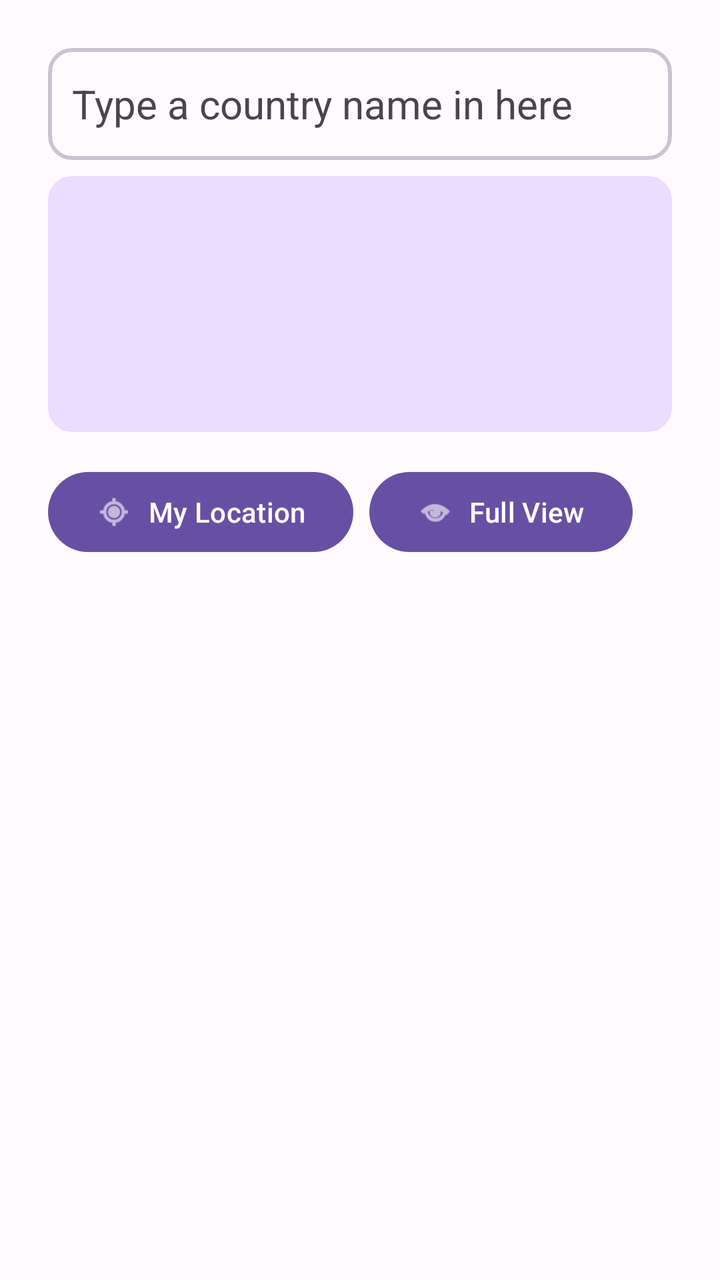
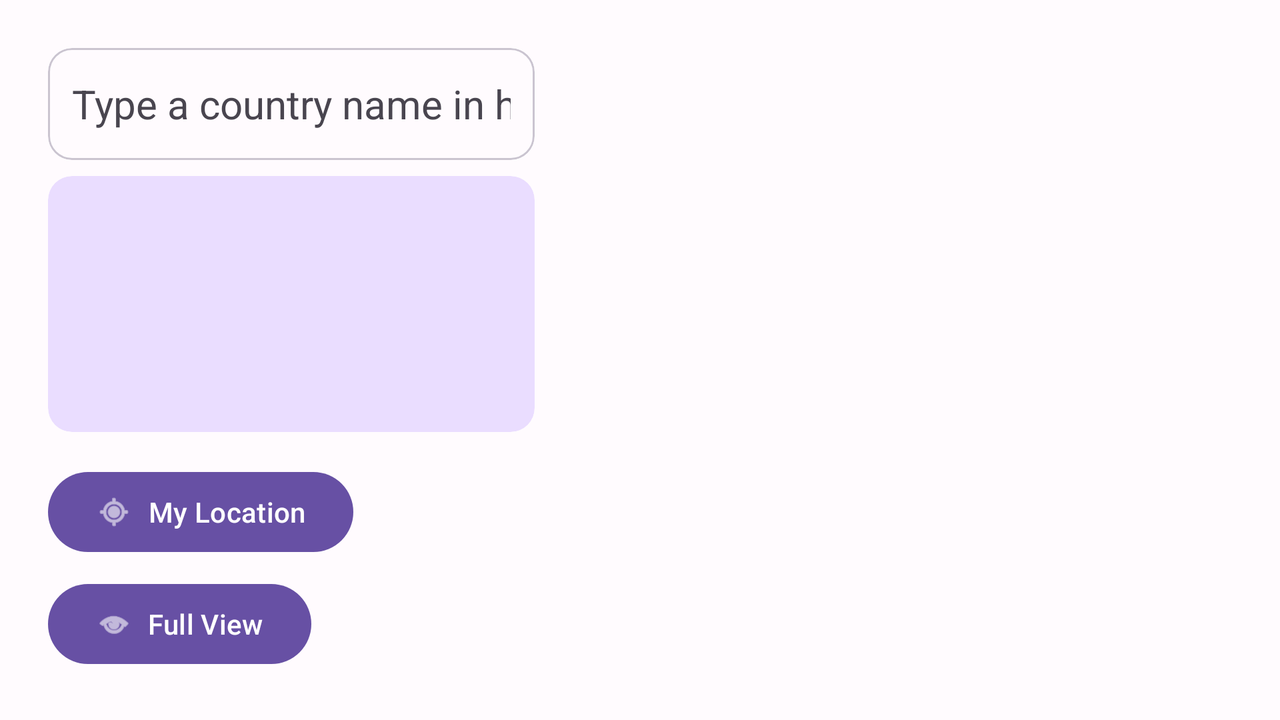

The same Android screen from two of the app's own layout files: first res/layout/ as a phone draws it, then the author's variant for another configuration, drawn on a device whose configuration selects that folder. Both files follow.
<!-- AndroidManifest.xml: application theme Theme.Covid19TrackingAndNews -->
<!-- res/layout/activity_main.xml -->
<?xml version="1.0" encoding="utf-8"?>
<androidx.constraintlayout.widget.ConstraintLayout xmlns:android="http://schemas.android.com/apk/res/android"
    xmlns:app="http://schemas.android.com/apk/res-auto"
    xmlns:tools="http://schemas.android.com/tools"
    android:layout_width="match_parent"
    android:layout_height="match_parent"
    android:background="#FFFBFE"
    android:theme="@style/Theme.Material3.Light.NoActionBar"
    tools:context=".MainActivity">

    <com.google.android.material.card.MaterialCardView
        android:id="@+id/insertCountry"
        android:layout_width="match_parent"
        android:layout_height="wrap_content"
        android:layout_marginLeft="24dp"
        android:layout_marginTop="24dp"
        android:layout_marginRight="24dp"
        app:cardBackgroundColor="#FFFBFE"
        app:cardCornerRadius="12dp"
        app:layout_constraintBottom_toTopOf="@+id/covid19Card"
        app:layout_constraintEnd_toEndOf="parent"
        app:layout_constraintStart_toStartOf="parent"
        app:layout_constraintTop_toTopOf="parent"
        app:strokeWidth="2dp">

        <com.google.android.material.textfield.MaterialAutoCompleteTextView
            android:id="@+id/countryInput"
            android:layout_width="match_parent"
            android:layout_height="match_parent"
            android:layout_marginStart="8dp"
            android:layout_marginLeft="4dp"
            android:layout_marginTop="4dp"
            android:layout_marginEnd="8dp"
            android:layout_marginRight="4dp"
            android:layout_marginBottom="4dp"
            android:backgroundTint="#00BA68C8"
            android:ems="10"
            android:fontFamily="sans-serif"
            android:hint="@string/country_name_hint"
            android:imeOptions="actionDone"
            android:inputType="text"
            android:minHeight="48dp"
            android:padding="8dp"
            android:pointerIcon="arrow"
            android:textAlignment="viewStart"
            android:textColorHighlight="#79747E"
            android:textColorHint="#49454F"
            android:textSize="20sp">

        </com.google.android.material.textfield.MaterialAutoCompleteTextView>

    </com.google.android.material.card.MaterialCardView>

    <com.google.android.material.card.MaterialCardView
        android:id="@+id/covid19Card"
        android:layout_width="match_parent"
        android:layout_height="wrap_content"
        android:layout_marginStart="24dp"
        android:layout_marginTop="8dp"
        android:layout_marginEnd="24dp"
        android:minHeight="128dp"
        app:cardBackgroundColor="#EADDFF"
        app:cardCornerRadius="12dp"
        app:layout_constraintBottom_toTopOf="@+id/getLocation"
        app:layout_constraintEnd_toEndOf="parent"
        app:layout_constraintStart_toStartOf="parent"
        app:layout_constraintTop_toBottomOf="@+id/insertCountry"
        app:strokeWidth="0dp">

        <androidx.constraintlayout.widget.ConstraintLayout
            android:layout_width="match_parent"
            android:layout_height="match_parent">

            <com.google.android.material.textview.MaterialTextView
                android:id="@+id/CountryName"
                android:layout_width="match_parent"
                android:layout_height="wrap_content"
                android:layout_marginStart="16dp"
                android:layout_marginTop="16dp"
                android:layout_marginEnd="16dp"
                android:textColor="#21005E"
                android:textSize="20sp"
                android:textStyle="bold"
                app:layout_constraintBottom_toTopOf="@id/CovidCases"
                app:layout_constraintEnd_toEndOf="parent"
                app:layout_constraintStart_toStartOf="parent"
                app:layout_constraintTop_toTopOf="parent" />

            <com.google.android.material.textview.MaterialTextView
                android:id="@+id/CovidCases"
                android:layout_width="match_parent"
                android:layout_height="wrap_content"
                android:layout_marginStart="16dp"
                android:layout_marginTop="8dp"
                android:layout_marginEnd="16dp"
                android:layout_marginBottom="16dp"
                android:textColor="#21005E"
                app:layout_constraintBottom_toBottomOf="parent"
                app:layout_constraintEnd_toEndOf="parent"
                app:layout_constraintStart_toStartOf="parent"
                app:layout_constraintTop_toBottomOf="@+id/CountryName" />
        </androidx.constraintlayout.widget.ConstraintLayout>

    </com.google.android.material.card.MaterialCardView>

    <com.google.android.material.button.MaterialButton
        android:id="@+id/getLocation"
        android:layout_width="wrap_content"
        android:layout_height="wrap_content"
        android:layout_marginStart="24dp"
        android:layout_marginTop="16dp"
        android:layout_marginBottom="8dp"
        android:minHeight="48dp"
        android:onClick="getLocation"
        android:text="@string/my_location"
        android:theme="@style/ThemeOverlay.Material3.Button"
        app:icon="@android:drawable/ic_menu_mylocation"
        app:layout_constraintBottom_toTopOf="@+id/savedNewsView"
        app:layout_constraintEnd_toEndOf="parent"
        app:layout_constraintHorizontal_bias="0.0"
        app:layout_constraintStart_toStartOf="parent"
        app:layout_constraintTop_toBottomOf="@id/covid19Card" />

    <com.google.android.material.button.MaterialButton
        android:id="@+id/showFullView"
        android:layout_width="wrap_content"
        android:layout_height="wrap_content"
        android:layout_marginStart="8dp"
        android:minHeight="48dp"
        android:onClick="changeToFullView"
        android:text="@string/full_view"
        android:theme="@style/ThemeOverlay.Material3.Button"
        app:icon="@android:drawable/ic_menu_view"
        app:layout_constraintBottom_toBottomOf="@+id/getLocation"
        app:layout_constraintEnd_toEndOf="parent"
        app:layout_constraintHorizontal_bias="0.0"
        app:layout_constraintStart_toEndOf="@+id/getLocation"
        app:layout_constraintTop_toTopOf="@+id/getLocation" />

    <androidx.recyclerview.widget.RecyclerView
        android:id="@+id/savedNewsView"
        android:layout_width="0dp"
        android:layout_height="0dp"
        android:layout_marginTop="8dp"
        android:paddingLeft="16dp"
        android:paddingRight="16dp"
        app:layout_constraintBottom_toBottomOf="parent"
        app:layout_constraintEnd_toEndOf="parent"
        app:layout_constraintHorizontal_bias="0.0"
        app:layout_constraintStart_toStartOf="parent"
        app:layout_constraintTop_toBottomOf="@+id/getLocation"
        app:layout_constraintVertical_bias="0.0"
        tools:listitem="@layout/news_item" />

</androidx.constraintlayout.widget.ConstraintLayout>
<!-- res/layout/news_item.xml (included above) -->
<?xml version="1.0" encoding="utf-8"?>
<com.google.android.material.card.MaterialCardView xmlns:android="http://schemas.android.com/apk/res/android"
    xmlns:app="http://schemas.android.com/apk/res-auto"

    xmlns:tools="http://schemas.android.com/tools"
    android:layout_width="match_parent"
    android:layout_height="wrap_content"
    app:cardBackgroundColor="#EADDFF"
    app:cardCornerRadius="12dp"
    app:cardPreventCornerOverlap="true"
    app:cardUseCompatPadding="true"
    app:strokeWidth="0dp">

    

    <androidx.constraintlayout.widget.ConstraintLayout
        android:id="@+id/newsCard"
        android:layout_width="match_parent"
        android:layout_height="wrap_content"
        android:padding="8dp">

        <androidx.cardview.widget.CardView
            android:id="@+id/itemImageCard"
            android:layout_width="100dp"
            android:layout_height="wrap_content"
            android:contentDescription="@string/app_name"
            android:padding="8dp"
            app:cardCornerRadius="8dp"
            app:cardElevation="0dp"
            app:layout_constraintEnd_toEndOf="parent"
            app:layout_constraintTop_toTopOf="parent">
            
            <ImageView
                android:id="@+id/itemImage"
                android:layout_width="100dp"
                android:layout_height="100dp"
                android:scaleType="centerCrop"
                android:src="@drawable/itembg" />
        </androidx.cardview.widget.CardView>
        

        
        

        <TextView
            android:id="@+id/newsTitle"
            android:layout_width="0dp"
            android:layout_height="wrap_content"
            android:layout_marginTop="8dp"
            android:layout_marginEnd="8dp"
            android:autoSizeTextType="none"
            android:fontFamily="@font/nunito_sans"
            android:text="@string/news_title"
            android:textAppearance="@style/TextAppearance.AppCompat.Body1"
            android:textColor="#21005E"
            android:textSize="20sp"
            android:textStyle="bold"
            app:layout_constraintEnd_toStartOf="@+id/itemImageCard"
            app:layout_constraintHorizontal_bias="1.0"
            app:layout_constraintStart_toStartOf="parent"
            app:layout_constraintTop_toBottomOf="@id/newsAuthor" />

        <TextView
            android:id="@+id/newsAuthor"
            android:layout_width="0dp"
            android:layout_height="wrap_content"
            android:layout_marginEnd="8dp"
            android:drawablePadding="2dp"
            android:fontFamily="@font/nunito_sans"
            android:text="@string/news_author"
            android:textAppearance="@style/TextAppearance.AppCompat.Small"
            android:textColor="#21005E"
            android:textSize="14sp"
            app:layout_constraintBottom_toTopOf="@id/newsTitle"
            app:layout_constraintEnd_toStartOf="@+id/itemImageCard"
            app:layout_constraintStart_toStartOf="parent"
            app:layout_constraintTop_toTopOf="parent" />

        <TextView
            android:id="@+id/publishedTime"
            android:layout_width="0dp"
            android:layout_height="wrap_content"
            android:layout_marginTop="8dp"
            android:drawablePadding="2dp"
            android:fontFamily="@font/nunito_sans"
            android:text="@string/published_time"
            android:textAppearance="@style/TextAppearance.AppCompat.Small"
            android:textColor="#21005E"
            android:textSize="14sp"
            app:layout_constraintBottom_toBottomOf="parent"
            app:layout_constraintStart_toStartOf="parent"
            app:layout_constraintTop_toBottomOf="@+id/newsTitle"
            app:layout_constraintVertical_bias="1.0" />

    </androidx.constraintlayout.widget.ConstraintLayout>
</com.google.android.material.card.MaterialCardView>
<!-- resources referenced by this layout -->
<resources>
  <!-- drawable itembg: png bitmap (drawable, 5757 bytes) -->
  <string name="app_name">Covid 19 Tracking and News</string>
  <string name="country_name_hint">Type a country name in here </string>
  <string name="full_view">Full View </string>
  <string name="my_location">My Location </string>
  <string name="news_author">Covid 19 Tracking and News</string>
  <string name="news_title">Covid 19 Tracking and News</string>
  <string name="published_time">Covid 19 Tracking and News</string>
  <style name="Theme.Covid19TrackingAndNews" parent="Theme.MaterialComponents.DayNight.NoActionBar">
          
          <item name="colorPrimary">@color/purple_500</item>
          <item name="colorPrimaryVariant">@color/purple_700</item>
          <item name="colorOnPrimary">@color/white</item>
          
          <item name="colorSecondary">@color/teal_200</item>
          <item name="colorSecondaryVariant">@color/teal_700</item>
          <item name="colorOnSecondary">@color/black</item>
          
          <item name="android:statusBarColor" tools:targetApi="l">?attr/colorPrimaryVariant</item>
          
      </style>
</resources>
<!-- res/layout-land/activity_main.xml (the author's variant of the layout above) -->
<!-- drawn on the phone turned sideways -->
<?xml version="1.0" encoding="utf-8"?>
<androidx.constraintlayout.widget.ConstraintLayout xmlns:android="http://schemas.android.com/apk/res/android"
    xmlns:app="http://schemas.android.com/apk/res-auto"
    xmlns:tools="http://schemas.android.com/tools"
    android:layout_width="match_parent"
    android:layout_height="match_parent"
    android:background="#FFFBFE"
    android:paddingRight="24dp"
    android:theme="@style/Theme.Material3.Light.NoActionBar"
    tools:context=".MainActivity">

    <com.google.android.material.card.MaterialCardView
        android:id="@+id/insertCountry"
        android:layout_width="0dp"
        android:layout_height="wrap_content"
        android:layout_marginStart="24dp"
        android:layout_marginTop="24dp"
        android:layout_marginEnd="24dp"
        app:cardBackgroundColor="#FFFBFE"
        app:cardCornerRadius="12dp"
        app:layout_constraintBottom_toTopOf="@id/covid19Card"
        app:layout_constraintEnd_toStartOf="@id/savedNewsView"
        app:layout_constraintHorizontal_weight="3"
        app:layout_constraintStart_toStartOf="parent"
        app:layout_constraintTop_toTopOf="parent">

        <com.google.android.material.textfield.MaterialAutoCompleteTextView
            android:id="@+id/countryInput"
            android:layout_width="match_parent"
            android:layout_height="wrap_content"
            android:layout_marginStart="8dp"
            android:layout_marginLeft="4dp"
            android:layout_marginTop="4dp"
            android:layout_marginEnd="8dp"
            android:layout_marginRight="4dp"
            android:layout_marginBottom="4dp"
            android:backgroundTint="#00BA68C8"
            android:ems="10"
            android:fontFamily="sans-serif"
            android:hint="@string/country_name_hint"
            android:imeOptions="actionDone"
            android:inputType="text"
            android:minHeight="48dp"
            android:padding="8dp"
            android:pointerIcon="arrow"
            android:textAlignment="viewStart"
            android:textColorHighlight="#79747E"
            android:textColorHint="#49454F"
            android:textSize="20sp" />
    </com.google.android.material.card.MaterialCardView>

    <com.google.android.material.card.MaterialCardView
        android:id="@+id/covid19Card"
        android:layout_width="0dp"
        android:layout_height="wrap_content"
        android:layout_marginStart="24dp"
        android:layout_marginTop="8dp"
        android:layout_marginEnd="24dp"
        android:minHeight="128dp"
        app:cardBackgroundColor="#EADDFF"
        app:cardCornerRadius="12dp"
        app:layout_constraintBottom_toTopOf="@+id/getLocation"
        app:layout_constraintEnd_toStartOf="@id/savedNewsView"
        app:layout_constraintHorizontal_bias="1.0"
        app:layout_constraintHorizontal_weight="3"
        app:layout_constraintStart_toStartOf="parent"
        app:layout_constraintTop_toBottomOf="@id/insertCountry"
        app:strokeWidth="0dp">

        <androidx.constraintlayout.widget.ConstraintLayout
            android:layout_width="match_parent"
            android:layout_height="match_parent">

            <com.google.android.material.textview.MaterialTextView
                android:id="@+id/CountryName"
                android:layout_width="match_parent"
                android:layout_height="wrap_content"
                android:layout_marginStart="16dp"
                android:layout_marginTop="16dp"
                android:layout_marginEnd="16dp"
                android:textColor="#21005E"
                android:textSize="20sp"
                android:textStyle="bold"
                app:layout_constraintBottom_toTopOf="@id/CovidCases"
                app:layout_constraintEnd_toEndOf="parent"
                app:layout_constraintStart_toStartOf="parent"
                app:layout_constraintTop_toTopOf="parent" />

            <com.google.android.material.textview.MaterialTextView
                android:id="@+id/CovidCases"
                android:layout_width="match_parent"
                android:layout_height="wrap_content"
                android:layout_marginStart="16dp"
                android:layout_marginTop="8dp"
                android:layout_marginEnd="16dp"
                android:layout_marginBottom="16dp"
                android:textColor="#21005E"
                app:layout_constraintBottom_toBottomOf="parent"
                app:layout_constraintEnd_toEndOf="parent"
                app:layout_constraintStart_toStartOf="parent"
                app:layout_constraintTop_toBottomOf="@+id/CountryName" />
        </androidx.constraintlayout.widget.ConstraintLayout>

    </com.google.android.material.card.MaterialCardView>

    <com.google.android.material.button.MaterialButton
        android:id="@+id/getLocation"
        android:layout_width="wrap_content"
        android:layout_height="wrap_content"
        android:layout_marginStart="24dp"
        android:layout_marginTop="16dp"
        android:minHeight="48dp"
        android:onClick="getLocation"
        android:text="@string/my_location"
        android:theme="@style/ThemeOverlay.Material3.Button"
        app:icon="@android:drawable/ic_menu_mylocation"
        app:layout_constraintEnd_toStartOf="@id/savedNewsView"
        app:layout_constraintHorizontal_bias="0.0"
        app:layout_constraintStart_toStartOf="parent"
        app:layout_constraintTop_toBottomOf="@id/covid19Card" />

    <com.google.android.material.button.MaterialButton
        android:id="@+id/showSavedNews2"
        android:layout_width="wrap_content"
        android:layout_height="wrap_content"
        android:layout_marginTop="8dp"
        android:minHeight="48dp"
        android:onClick="changeToFullView"
        android:text="@string/full_view"
        android:theme="@style/ThemeOverlay.Material3.Button"
        app:icon="@android:drawable/ic_menu_view"
        app:layout_constraintEnd_toStartOf="@+id/savedNewsView"
        app:layout_constraintHorizontal_bias="0.0"
        app:layout_constraintStart_toStartOf="@+id/getLocation"
        app:layout_constraintTop_toBottomOf="@+id/getLocation" />

    <androidx.recyclerview.widget.RecyclerView
        android:id="@+id/savedNewsView"
        android:layout_width="0dp"
        android:layout_height="match_parent"
        app:layout_constraintBottom_toBottomOf="parent"
        app:layout_constraintEnd_toEndOf="parent"
        app:layout_constraintHorizontal_weight="4"
        app:layout_constraintStart_toEndOf="@+id/covid19Card"
        app:layout_constraintTop_toTopOf="parent"
        app:layout_constraintVertical_bias="0.0"
        tools:listitem="@layout/news_item" />

</androidx.constraintlayout.widget.ConstraintLayout>
